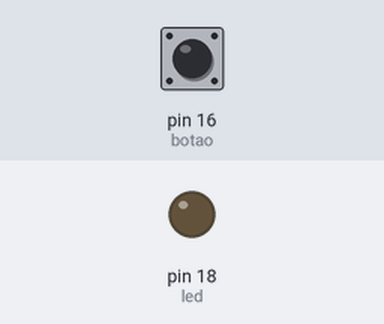
Simulated run of this program. Board: Raspberry Pi (header pin numbers). On the bench: output pins drawn as LEDs (lit = HIGH). The test bench sets the inputs (shaded band); at power-on: pin 16 (botao) LOW. What the program prints to the terminal is not drawn.

Above: at 1.2 s.
1.3 s: pin 16 (botao) pulled HIGH for 0.15 s
At 1.37 s:
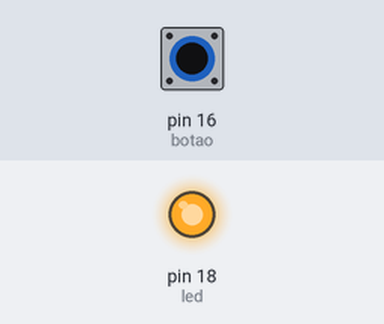
2.9 s: pin 16 (botao) pulled HIGH for 3.2 s
At 7.4 s:
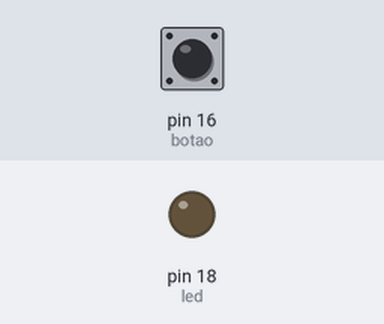
Timing chart, 0 to 8.9 s (numbered marks = the images above; inputs shaded):
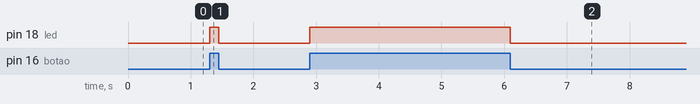

Measured:
- after the input at 1.3 s, pin 18 (led): LOW → HIGH at once, → LOW 0.15 s later
- after the input at 2.9 s, pin 18 (led): LOW → HIGH at once, → LOW 3.2 s later

The program:

teste-ok.py
```python
import RPi.GPIO as GPIO

led = 18
botao = 16

GPIO.setmode(GPIO.BOARD)

GPIO.setup(led, GPIO.OUT)
GPIO.setup(botao, GPIO.IN, pull_up_down=GPIO.PUD_DOWN)

while(1):
    if GPIO.input(botao) == GPIO.HIGH:
        GPIO.output(led, 1)
        print("Apertou")
    if GPIO.input(botao) == GPIO.LOW:
        GPIO.output(led, 0)
        print("Soltou")
        
```
